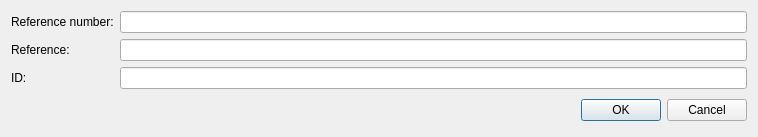
<?xml version="1.0" encoding="UTF-8"?>
<ui version="4.0">
 <class>GlobalInformationDialog</class>
 <widget class="QDialog" name="GlobalInformationDialog">
  <property name="geometry">
   <rect>
    <x>0</x>
    <y>0</y>
    <width>758</width>
    <height>137</height>
   </rect>
  </property>
  <property name="windowTitle">
   <string>Dialog</string>
  </property>
  <layout class="QVBoxLayout" name="verticalLayout">
   <item>
    <layout class="QFormLayout" name="formLayout_5">
     <item row="0" column="0">
      <widget class="QLabel" name="label_3">
       <property name="text">
        <string>Reference number:</string>
       </property>
      </widget>
     </item>
     <item row="0" column="1">
      <widget class="QLineEdit" name="referenceNumberLineEdit"/>
     </item>
     <item row="1" column="0">
      <widget class="QLabel" name="label_5">
       <property name="text">
        <string>Reference:</string>
       </property>
      </widget>
     </item>
     <item row="1" column="1">
      <widget class="QLineEdit" name="referenceLineEdit"/>
     </item>
     <item row="2" column="0">
      <widget class="QLabel" name="label_6">
       <property name="text">
        <string>ID:</string>
       </property>
      </widget>
     </item>
     <item row="2" column="1">
      <widget class="QLineEdit" name="idLineEdit"/>
     </item>
    </layout>
   </item>
   <item>
    <spacer name="verticalSpacer">
     <property name="orientation">
      <enum>Qt::Vertical</enum>
     </property>
     <property name="sizeHint" stdset="0">
      <size>
       <width>20</width>
       <height>0</height>
      </size>
     </property>
    </spacer>
   </item>
   <item>
    <layout class="QHBoxLayout">
     <property name="spacing">
      <number>6</number>
     </property>
     <property name="leftMargin">
      <number>0</number>
     </property>
     <property name="topMargin">
      <number>0</number>
     </property>
     <property name="rightMargin">
      <number>0</number>
     </property>
     <property name="bottomMargin">
      <number>0</number>
     </property>
     <item>
      <spacer>
       <property name="orientation">
        <enum>Qt::Horizontal</enum>
       </property>
       <property name="sizeHint" stdset="0">
        <size>
         <width>131</width>
         <height>31</height>
        </size>
       </property>
      </spacer>
     </item>
     <item>
      <widget class="QPushButton" name="okButton">
       <property name="text">
        <string>OK</string>
       </property>
      </widget>
     </item>
     <item>
      <widget class="QPushButton" name="cancelButton">
       <property name="text">
        <string>Cancel</string>
       </property>
      </widget>
     </item>
    </layout>
   </item>
  </layout>
 </widget>
 <resources/>
 <connections>
  <connection>
   <sender>okButton</sender>
   <signal>clicked()</signal>
   <receiver>GlobalInformationDialog</receiver>
   <slot>onAccept()</slot>
   <hints>
    <hint type="sourcelabel">
     <x>278</x>
     <y>253</y>
    </hint>
    <hint type="destinationlabel">
     <x>96</x>
     <y>254</y>
    </hint>
   </hints>
  </connection>
  <connection>
   <sender>cancelButton</sender>
   <signal>clicked()</signal>
   <receiver>GlobalInformationDialog</receiver>
   <slot>reject()</slot>
   <hints>
    <hint type="sourcelabel">
     <x>369</x>
     <y>253</y>
    </hint>
    <hint type="destinationlabel">
     <x>179</x>
     <y>282</y>
    </hint>
   </hints>
  </connection>
 </connections>
 <slots>
  <slot>onAccept()</slot>
 </slots>
</ui>
